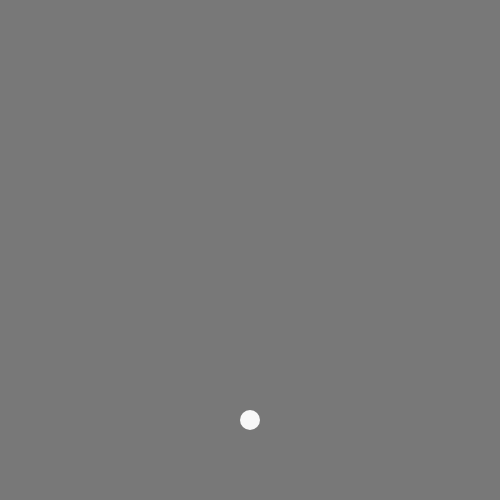
Frame 1 (no input)
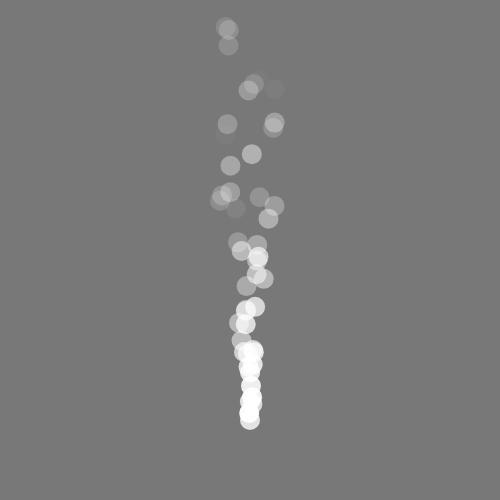
Frame 60 (no input)
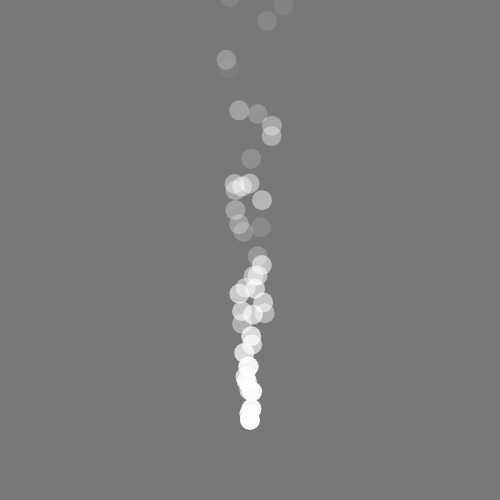
Frame 120 (the mouse pressed at the canvas centre since frame 60)

The p5.js sketch that drew these frames (run headless with seeded random() and noise() and a simulated clock; from frame 60 on, the mouse is pressed at the canvas centre):

// p5.js sketch
// ── sketch.js
let cars = [];

function setup() {
  createCanvas(500, 500);
  // for (let i = 0; i < 100; i++) {
  //   cars.push(new Car());
  // }
  noStroke();
}

function draw() {
  background(120);
  cars.push(new Car());

  for (let i = 0; i < cars.length; i++) {
    cars[i].display();
    cars[i].move();
    if(cars[i].a<=0){
      cars.splice(i,1);
    }

  }
}


class Car {
  //where attributes go
  constructor() {
    this.pos = createVector(width / 2, height-80);
    this.vel = createVector(random(-.8, .8), random(-10, -5));
    this.r = 255//random(255);
    this.g = 255//random(255);
    this.b = 255//random(255);
    this.a = random(200,255);
  }
  //this is where methods go
  display() {
    fill(this.r,this.g,this.b,this.a);
    ellipse(this.pos.x, this.pos.y, 20);
  }
  move() {
    this.pos.add(this.vel);
    this.a = this.a-5;
    // if (this.pos.x > width) this.pos.x = 0;
    // if (this.pos.x < 0) this.pos.x = width;
    // if (this.pos.y > height) this.pos.y = 0;
    // if (this.pos.y < 0) this.pos.y = height;

  }
}
